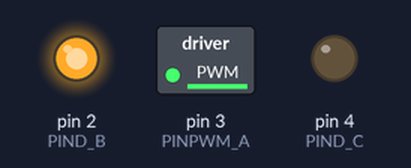
This sketch was run on a simulated Arduino Uno, built with avr-gcc and run on an emulated ATmega328P. Parts: switched loads named in the sketch (green lamp = pin HIGH), output pins drawn as LEDs (lit = HIGH).

Above: at 12.8 s.
At 17.8 s:
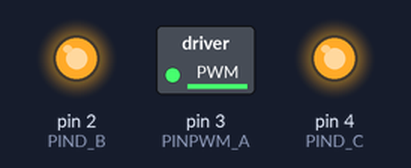
At 18.8 s:
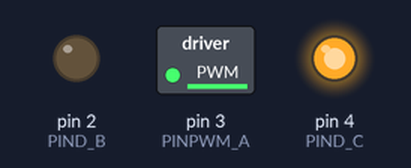
At 23.8 s:
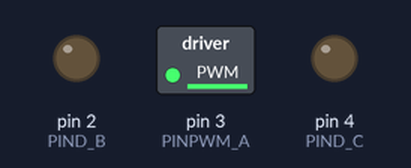
Timing chart, 0 to 40.0 s (numbered marks = the images above):
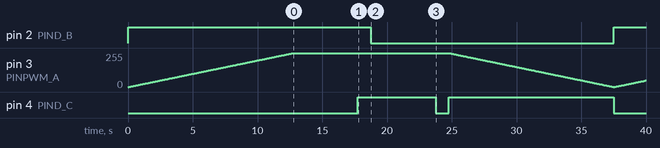

Measured:
- by itself, pin 2 (PIND_B): LOW → HIGH at 0.00 s, → LOW 18.8 s later, → HIGH 18.8 s later
- by itself, pin 4 (PIND_C): LOW → HIGH at 17.8 s, → LOW 6.0 s later, → HIGH 1.0 s later, → LOW 12.8 s later

The sketch:

MotorControlCircuit2.0Test.ino
```cpp
/*
 * PIROVER CONTROL - MOTOR CONTROL CIRCUIT TEST
 *
 * Author: Andrew Arnold (MtgSaber) 2018/02/12
 *
 * Tests the functionality of the second revision of the chassis
 * motor control circuit. As detailed in the circuit drawing,
 * The motors will change state and speed in pairs
 * (left side & right side), according to the PWM speed
 * signal from Arduino and the 2-bit digital state signal.
 * The state signal definition is as follows:
 *
 * 10 - direction 1
 * 01 - direction 2
 * 00 - coast
 * 11 - brake
 *
 * Note that each pair or "side" has its own speed and state signal
 * sets.
 *
 * The speed of directions 1 & 2 is determined by the duty
 * cycle of the PWM speed signal.
 *
 * This test starts the motor in direction 2 and speeds it up
 * to full speed from rest, lets it run for 5 seconds, brakes
 * the motor for 1 second, changes to direction 1 at full speed
 * for 5 seconds, coasts the motor for 1 second, then reverts to
 * direction 1 at full speed and immediately slows it down to rest.
 */


const short PINPWM_A = 3, PIND_B = 2, PIND_C = 4;
short spd = 0;

void setup() {
  pinMode(PINPWM_A, OUTPUT);
  pinMode(PIND_B, OUTPUT);
  pinMode(PIND_C, OUTPUT);
}

void loop() {
  digitalWrite(PIND_B, HIGH);
  digitalWrite(PIND_C, LOW);

  while (spd < 255) {
    analogWrite(PINPWM_A, spd++);
    delay(50);
  }

  delay(5000);

  digitalWrite(PIND_B, HIGH);
  digitalWrite(PIND_C, HIGH);
  delay(1000);

  digitalWrite(PIND_B, LOW);
  digitalWrite(PIND_C, HIGH);
  delay(5000);

  digitalWrite(PIND_B, LOW);
  digitalWrite(PIND_C, LOW);
  delay(1000);

  digitalWrite(PIND_B, LOW);
  digitalWrite(PIND_C, HIGH);
  while (spd > 0) {
    analogWrite(PINPWM_A, spd--);
    delay(50);
  }
}
```
